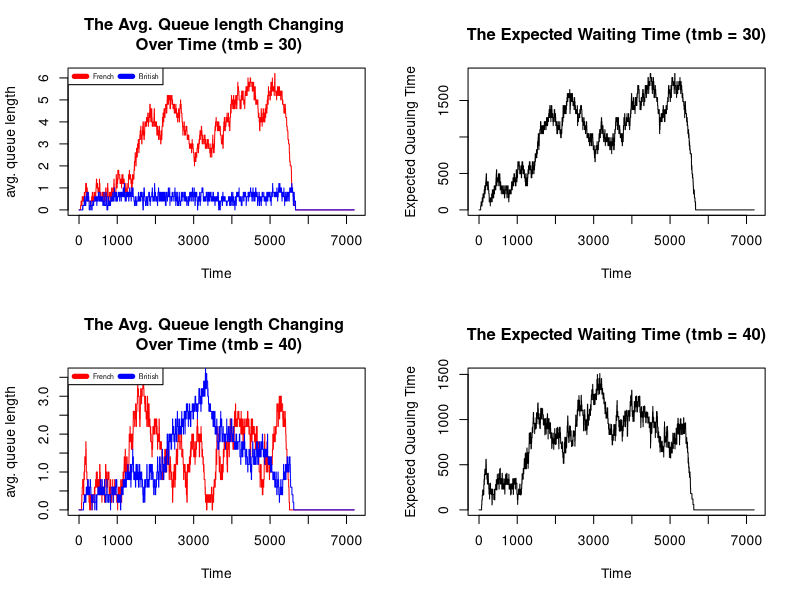

This chart was generated by the following R code: (Note: a time limit stopped this script after it produced the figure.)
#the proportion of the work is equally assigned to each team member 

library(ggplot2)

slot_checker <- function(df_station) {
    # Function to check the available slot in the station
    # Parameters:
    #   - df_station(data.frame): the statistics of the stations
    # Return:
    #   - availability(bool): Whether there is an available slot or not
    total_lower_capacity <- nrow(df_station[df_station$queue < df_station$max_queue, ])
    if (total_lower_capacity > 0) {
        availability <- TRUE
    } else {
        availability <- FALSE
    }
    return(availability)
}

add_a_new_car <- function(df_station) {
    # Function to add a new car to the shorthest queue (if slot available)
    # Parameters:
    #   - df_station(data.frame): the statistics of the stations
    # Return:
    #   - df_station(data.frame): the statistics of the stations with new car if slot is available.
    short_queue <- min(df_station["queue"])
    short_stations <- df_station[df_station$queue == short_queue, ]
    short_stations <- df_station[df_station$queue == short_queue & df_station$queue < df_station$max_queue, ]

    if (nrow(short_stations) > 0) {
        first_short_stations <- min(short_stations["station"])
        df_station[df_station$station == first_short_stations, ]["queue"] <- df_station[df_station$station == first_short_stations, ]["queue"] + 1
    }
    return(df_station)
}

process_a_car <- function(df_station, pmin, pmax) {
    # Function to process a car (update the queue, subtract a car from the queue, assign a new car to be processed)
    # Parameters:
    #   - df_station(data.frame): the statistics of the stations
    #   - pmin(int): the lower bound of processing time (alpha in the Uniform distribution)
    #   - pmin(int): the upper bound of processing time (beta in the Uniform distribution)
    # Return:
    #   - df_station(data.frame): the statistics of the stations with updated state and queue
    df_station["next_car"] <- df_station$state <= df_station$next_state

    available_station <- df_station[df_station$next_car == TRUE & df_station$queue > 0, ]

    total_available_station <- nrow(available_station)

    processing_time <- runif(total_available_station, min = pmin, max = pmax)
    processing_time <- ceiling(processing_time)

    if (total_available_station > 0) {
        df_station[df_station$next_car == TRUE & df_station$queue > 0, ]["next_state"] <- available_station["state"] - processing_time
        df_station[df_station$next_car == TRUE & df_station$queue > 0, ]["ptime"] <- processing_time
        df_station[df_station$next_car == TRUE & df_station$queue > 0, ]["queue"] <- available_station["queue"] - 1
    }
    return(df_station)
}

qsim <- function(mf = 5, mb = 5, a.rate = .1, trb = 40, trf = 40, tmb = 30, tmf = 30, maxb = 20) {
    # Function to simulate the system
    # Parameters:
    #   - mf(int): Number of French stations
    #   - mb(int): Number of British stations
    #   - a.rate(float): is the probability of a car arriving each second.
    #   - trb(int): upper bound of processing time in british stations (beta)
    #   - trf(int): upper bound of processing time in french stations (beta)
    #   - tmb(int): lower bound of processing time in british stations (alpha)
    #   - tmf(int): lower bound of processing time in french stations (alpha)
    #   - maxb(int):  the maximum british queue length (per station)
    # Returns:
    #   - nf(vector): a vector giving the average length of the french queues, for each simulation second
    #   - nb(vector): a vector giving the average length of the british queues, for each simulation second
    #   - eq(vector): a vector giving the average expected waiting time

    total_state <- 2 * 60 * 60
    france_station <- data.frame(
        "station" = 1:mf, 
        "queue" = rep(0, mf), 
        "state" = total_state, 
        "next_state" = total_state, 
        "next_car" = TRUE, 
        max_queue = Inf, 
        ptime = 0
        )
    british_station <- data.frame(
        "station" = 1:mf, 
        "queue" = rep(0, mf), 
        "state" = total_state, 
        "next_state" = total_state, 
        "next_car" = TRUE, 
        max_queue = maxb, 
        ptime = 0
        )

    nf <- c()
    nb <- c()
    eq <- c()

    for (i in 1:total_state) {
        # TODO: To stop the process 30 mins before departure.
        if (min(france_station$state) >= (30 * 60)) {
            is_car_arrive <- rbinom(1, 1, a.rate)
        } else {
            is_car_arrive <- FALSE
        }
        is_british_available <- slot_checker(british_station)

        n_state_f <- sum(france_station["queue"])
        n_state_b <- sum(british_station["queue"])

        # Function to add a new car to the queue on French
        if (is_car_arrive) {
            france_station <- add_a_new_car(france_station)
        }

        # Function to add a new car to the queue on British
        if (is_british_available) {
            # Process a car on the French Station
            france_station <- process_a_car(france_station, pmin = tmf, pmax = tmf + trf)
        }

        # Add a new car to British Station
        if (is_british_available & sum(france_station["queue"]) < n_state_f) {
            british_station <- add_a_new_car(british_station)
            n_state_f <- sum(france_station["queue"])
        }

        british_station <- process_a_car(british_station, pmin = tmb, pmax = tmb + trb)

        # Statistic
        #mean_proc_time_french <- mean(france_station$ptime)
        #mean_proc_time_british <- mean(british_station$ptime)
        mean_proc_time_french <- (trf + tmf + trf)/2
        mean_proc_time_british <- (trb + tmb + trb)/2

        nf <- c(nf, mean(france_station$queue))
        nb <- c(nb, mean(british_station$queue))
        eq <- c(eq, (n_state_f * mean_proc_time_french) + (n_state_b * mean_proc_time_british))

        france_station["state"] <- france_station["state"] - 1
        british_station["state"] <- british_station["state"] - 1
    }
    return(list(nf = nf, nb = nb, eq = eq))
}

res1 <- qsim(mf = 5, mb = 5, a.rate = .1, trb = 40, trf = 40, tmb = 30, tmf = 30, maxb = 20)
res2 <- qsim(mf = 5, mb = 5, a.rate = .1, trb = 40, trf = 40, tmb = 40, tmf = 30, maxb = 20)

df_stat1 <- data.frame(
    nf = unlist(res1$nf),
    nb = unlist(res1$nb),
    eq = unlist(res1$eq),
    idx = 1:7200
)
df_stat2 <- data.frame(
    nf = unlist(res2$nf),
    nb = unlist(res2$nb),
    eq = unlist(res2$eq),
    idx = 1:7200
)


# Todo: combine these plot into a single of graph (4 panels 2x2)

# Combine these plot into a single of graph (4 panels 2x2)
par(mfrow = c(2, 2))
plot(df_stat1$nf, type = "l", xlab = "Time", ylab = "avg. queue length", main = "The Avg. Queue length Changing \n Over Time (tmb = 30)", col = "red")
lines(df_stat1$nb, col = "blue")
legend(x = "topleft",inset = 0, legend = c("French", "British"), col=c('Red', 'Blue'), lwd=5, cex=.5, horiz = TRUE)
plot(df_stat1$eq, type = "l", xlab = "Time", ylab = "Expected Queuing Time", main = "The Expected Waiting Time (tmb = 30)")
plot(df_stat2$nf, type = "l", xlab = "Time", ylab = "avg. queue length", main = "The Avg. Queue length Changing \n Over Time (tmb = 40)", col = "red")
lines(df_stat2$nb, col = "blue")
legend(x = "topleft",inset = 0, legend = c("French", "British"), col=c('Red', 'Blue'), lwd=5, cex=.5, horiz = TRUE)
plot(df_stat2$eq, type = "l", xlab = "Time", ylab = "Expected Queuing Time", main = "The Expected Waiting Time (tmb = 40)")


# Simulation through 100 iterations with default parameters
sim100 <- c()
for (i in 1:100){
    iter_res = qsim(mf = 5, mb = 5, a.rate = .1, trb = 40, trf = 40, tmb = 30, tmf = 30, maxb = 20)
    gt_0 <- (iter_res$nf[7200]+iter_res$nb[7200])>0
    sim100 <- c(sim100, gt_0)
}
probability_missing_car = which(sim100==TRUE)/100
# Proabbility of at least 1 car left
cat(probability_missing_car)
